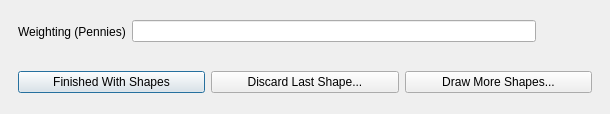
<ui version="4.0" >
 <author>Aaron Racicot</author>
 <class>DrawShapes</class>
 <widget class="QDialog" name="DrawShapes" >
  <property name="geometry" >
   <rect>
    <x>0</x>
    <y>0</y>
    <width>610</width>
    <height>114</height>
   </rect>
  </property>
  <property name="windowTitle" >
   <string>OpenOceanMap - Next Polygon</string>
  </property>
  <layout class="QGridLayout" >
   <property name="leftMargin" >
    <number>9</number>
   </property>
   <property name="topMargin" >
    <number>9</number>
   </property>
   <property name="rightMargin" >
    <number>9</number>
   </property>
   <property name="bottomMargin" >
    <number>9</number>
   </property>
   <property name="horizontalSpacing" >
    <number>6</number>
   </property>
   <property name="verticalSpacing" >
    <number>6</number>
   </property>
   <item row="0" column="0" >
    <widget class="QWidget" native="1" name="widget_2" >
     <layout class="QHBoxLayout" >
      <item>
       <widget class="QLabel" name="label_1" >
        <property name="text" >
         <string>Weighting (Pennies)</string>
        </property>
       </widget>
      </item>
      <item>
       <widget class="QLineEdit" name="line_1" >
        <property name="enabled" >
         <bool>true</bool>
        </property>
        <property name="text" >
         <string/>
        </property>
       </widget>
      </item>
      <item>
       <widget class="QLabel" name="pl_label" >
        <property name="minimumSize" >
         <size>
          <width>50</width>
          <height>0</height>
         </size>
        </property>
        <property name="maximumSize" >
         <size>
          <width>50</width>
          <height>16777215</height>
         </size>
        </property>
        <property name="text" >
         <string/>
        </property>
       </widget>
      </item>
     </layout>
    </widget>
   </item>
   <item row="1" column="0" >
    <widget class="QWidget" native="1" name="widget" >
     <layout class="QHBoxLayout" >
      <item>
       <widget class="QPushButton" name="pbnShapeFinished" >
        <property name="text" >
         <string>Finished With Shapes</string>
        </property>
       </widget>
      </item>
      <item>
       <widget class="QPushButton" name="pbnShapeDiscard" >
        <property name="text" >
         <string>Discard Last Shape...</string>
        </property>
       </widget>
      </item>
      <item>
       <widget class="QPushButton" name="pbnMoreShapes" >
        <property name="text" >
         <string>Draw More Shapes...</string>
        </property>
       </widget>
      </item>
     </layout>
    </widget>
   </item>
  </layout>
 </widget>
 <resources/>
 <connections/>
</ui>
